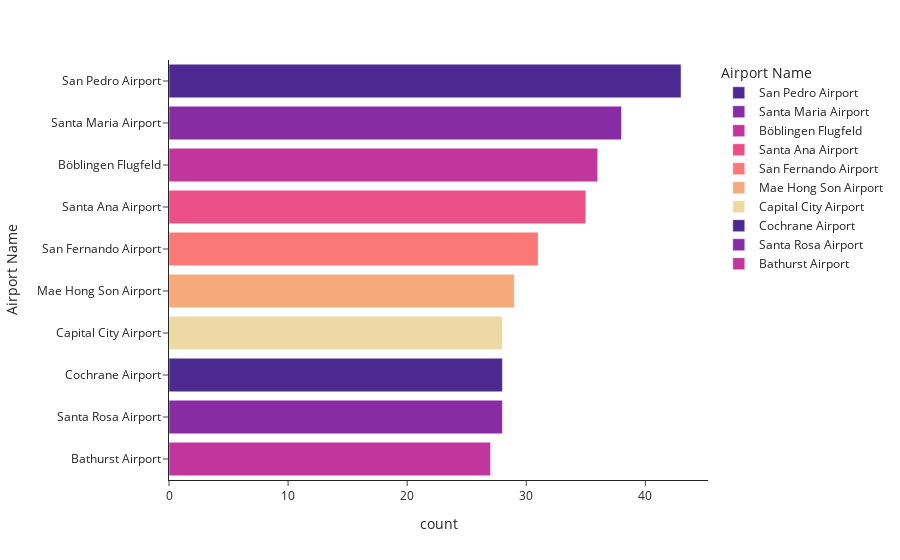

Notebook code cell kept with this figure:
### Code cell
px.bar(top10_airport,x='count',y='Airport Name',color='Airport Name',color_discrete_sequence=px.colors.sequential.Agsunset  ,template = 'simple_white')

### Figure 1 — Plotly figure (JSON) as saved in the notebook; plotly's stock layout.template omitted (floating-point values rounded to 4 significant figures)
{"data": [{"alignmentgroup": "True", "hovertemplate": "Airport Name=%{y}<br>count=%{x}<extra></extra>", "legendgroup": "San Pedro Airport", "marker": {"color": "rgb(75, 41, 145)", "pattern": {"shape": ""}}, "name": "San Pedro Airport", "offsetgroup": "San Pedro Airport", "orientation": "h", "showlegend": true, "textposition": "auto", "type": "bar", "x": [43], "xaxis": "x", "y": ["San Pedro Airport"], "yaxis": "y"}, {"alignmentgroup": "True", "hovertemplate": "Airport Name=%{y}<br>count=%{x}<extra></extra>", "legendgroup": "Santa Maria Airport", "marker": {"color": "rgb(135, 44, 162)", "pattern": {"shape": ""}}, "name": "Santa Maria Airport", "offsetgroup": "Santa Maria Airport", "orientation": "h", "showlegend": true, "textposition": "auto", "type": "bar", "x": [38], "xaxis": "x", "y": ["Santa Maria Airport"], "yaxis": "y"}, {"alignmentgroup": "True", "hovertemplate": "Airport Name=%{y}<br>count=%{x}<extra></extra>", "legendgroup": "Böblingen Flugfeld", "marker": {"color": "rgb(192, 54, 157)", "pattern": {"shape": ""}}, "name": "Böblingen Flugfeld", "offsetgroup": "Böblingen Flugfeld", "orientation": "h", "showlegend": true, "textposition": "auto", "type": "bar", "x": [36], "xaxis": "x", "y": ["Böblingen Flugfeld"], "yaxis": "y"}, {"alignmentgroup": "True", "hovertemplate": "Airport Name=%{y}<br>count=%{x}<extra></extra>", "legendgroup": "Santa Ana Airport", "marker": {"color": "rgb(234, 79, 136)", "pattern": {"shape": ""}}, "name": "Santa Ana Airport", "offsetgroup": "Santa Ana Airport", "orientation": "h", "showlegend": true, "textposition": "auto", "type": "bar", "x": [35], "xaxis": "x", "y": ["Santa Ana Airport"], "yaxis": "y"}, {"alignmentgroup": "True", "hovertemplate": "Airport Name=%{y}<br>count=%{x}<extra></extra>", "legendgroup": "San Fernando Airport", "marker": {"color": "rgb(250, 120, 118)", "pattern": {"shape": ""}}, "name": "San Fernando Airport", "offsetgroup": "San Fernando Airport", "orientation": "h", "showlegend": true, "textposition": "auto", "type": "bar", "x": [31], "xaxis": "x", "y": ["San Fernando Airport"], "yaxis": "y"}, {"alignmentgroup": "True", "hovertemplate": "Airport Name=%{y}<br>count=%{x}<extra></extra>", "legendgroup": "Mae Hong Son Airport", "marker": {"color": "rgb(246, 169, 122)", "pattern": {"shape": ""}}, "name": "Mae Hong Son Airport", "offsetgroup": "Mae Hong Son Airport", "orientation": "h", "showlegend": true, "textposition": "auto", "type": "bar", "x": [29], "xaxis": "x", "y": ["Mae Hong Son Airport"], "yaxis": "y"}, {"alignmentgroup": "True", "hovertemplate": "Airport Name=%{y}<br>count=%{x}<extra></extra>", "legendgroup": "Capital City Airport", "marker": {"color": "rgb(237, 217, 163)", "pattern": {"shape": ""}}, "name": "Capital City Airport", "offsetgroup": "Capital City Airport", "orientation": "h", "showlegend": true, "textposition": "auto", "type": "bar", "x": [28], "xaxis": "x", "y": ["Capital City Airport"], "yaxis": "y"}, {"alignmentgroup": "True", "hovertemplate": "Airport Name=%{y}<br>count=%{x}<extra></extra>", "legendgroup": "Cochrane Airport", "marker": {"color": "rgb(75, 41, 145)", "pattern": {"shape": ""}}, "name": "Cochrane Airport", "offsetgroup": "Cochrane Airport", "orientation": "h", "showlegend": true, "textposition": "auto", "type": "bar", "x": [28], "xaxis": "x", "y": ["Cochrane Airport"], "yaxis": "y"}, {"alignmentgroup": "True", "hovertemplate": "Airport Name=%{y}<br>count=%{x}<extra></extra>", "legendgroup": "Santa Rosa Airport", "marker": {"color": "rgb(135, 44, 162)", "pattern": {"shape": ""}}, "name": "Santa Rosa Airport", "offsetgroup": "Santa Rosa Airport", "orientation": "h", "showlegend": true, "textposition": "auto", "type": "bar", "x": [28], "xaxis": "x", "y": ["Santa Rosa Airport"], "yaxis": "y"}, {"alignmentgroup": "True", "hovertemplate": "Airport Name=%{y}<br>count=%{x}<extra></extra>", "legendgroup": "Bathurst Airport", "marker": {"color": "rgb(192, 54, 157)", "pattern": {"shape": ""}}, "name": "Bathurst Airport", "offsetgroup": "Bathurst Airport", "orientation": "h", "showlegend": true, "textposition": "auto", "type": "bar", "x": [27], "xaxis": "x", "y": ["Bathurst Airport"], "yaxis": "y"}], "layout": {"autosize": true, "barmode": "relative", "legend": {"title": {"text": "Airport Name"}, "tracegroupgap": 0}, "margin": {"t": 60}, "xaxis": {"anchor": "y", "autorange": true, "domain": [0, 1], "range": [0, 45.26], "title": {"text": "count"}, "type": "linear"}, "yaxis": {"anchor": "x", "autorange": true, "categoryarray": ["Bathurst Airport", "Santa Rosa Airport", "Cochrane Airport", "Capital City Airport", "Mae Hong Son Airport", "San Fernando Airport", "Santa Ana Airport", "Böblingen Flugfeld", "Santa Maria Airport", "San Pedro Airport"], "categoryorder": "array", "domain": [0, 1], "range": [-0.5, 9.5], "title": {"text": "Airport Name"}, "type": "category"}}}
